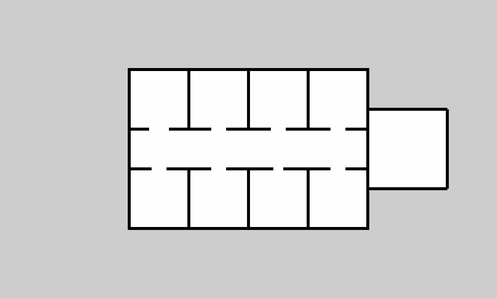
#> input picture gazebo_workspace/src/social_nav_env/maps/proxy_map.pgm, 497 x 298 px, shrunk from 1000 x 600 before the run
$ python plot_scenario_trajectories.py
#> lines starting #> are read from the running program, lines starting #| are printed output that depends on the picture
#!/usr/bin/env python3
import json
import math
import os
import numpy as np
import matplotlib
matplotlib.use('Agg')
import matplotlib.pyplot as plt
from matplotlib.collections import LineCollection
from PIL import Image

def load_map(map_pgm_path):
    if os.path.exists(map_pgm_path):
        im = Image.open(map_pgm_path)
        arr = np.array(im)
        arr = np.flipud(arr)
        return arr
    return None

def color_path(ax, points, times, cmap_name, label_prefix, lw=3.0):
    if len(points) < 2:
        return None
    pts = np.array(points)
    segments = np.concatenate([pts[:-1, np.newaxis, :], pts[1:, np.newaxis, :]], axis=1)
    norm = plt.Normalize(min(times), max(times))
    lc = LineCollection(segments, cmap=cmap_name, norm=norm, linewidth=lw, zorder=5)
    lc.set_array(np.array(times[:-1]))
    line = ax.add_collection(lc)
    return line

def plot_trajectory_scenario(scen_name, traj_file, map_pgm_path, out_png, title):
    with open(traj_file) as f:
        data = json.load(f)

    samples = data.get("samples", [])
    if not samples:
        print(f"Error: no samples in {traj_file}")
        return

    t0 = samples[0]["t"]
    r_pts = []
    r_times = []
    h_pts = []
    h_times = []

    for s in samples:
        t_rel = s["t"] - t0
        r_pts.append(s["robot_pos"])
        r_times.append(t_rel)

        h_info = s["human_states"].get("agent1", {})
        hx, hy = h_info.get("pos", (None, None))
        if hx is not None:
            h_pts.append((hx, hy))
            h_times.append(t_rel)

    map_arr = load_map(map_pgm_path)
    map_extent = [-25.0, 25.0, -15.0, 15.0]

    if scen_name == "corridor":
        fig, ax = plt.subplots(figsize=(15, 6), dpi=150)
        ax.set_xlim([-11.5, 11.5])
        ax.set_ylim([-3.5, 3.5])
    else: # doorway
        fig, ax = plt.subplots(figsize=(9, 10), dpi=150)
        ax.set_xlim([-0.8, 6.8])
        ax.set_ylim([-6.5, 3.0])

    if map_arr is not None:
        ax.imshow(map_arr, cmap='bone', extent=map_extent, origin='lower', alpha=0.85)
    else:
        ax.set_facecolor('#222222')

    # Draw Doors
    doors = [
        {"name": "top_1", "w": 2.0, "x": -9.0, "y": 2.0},
        {"name": "bot_1", "w": 1.5, "x": -9.0, "y": -2.0},
        {"name": "top_2", "w": 1.5, "x": -3.0, "y": 2.0},
        {"name": "bot_2", "w": 1.5, "x": -3.0, "y": -2.0},
        {"name": "top_3", "w": 1.5, "x": 3.0, "y": 2.0},
        {"name": "bot_3", "w": 1.0, "x": 3.0, "y": -2.0},
        {"name": "top_4", "w": 1.5, "x": 9.0, "y": 2.0},
        {"name": "bot_4", "w": 1.5, "x": 9.0, "y": -2.0},
    ]
    for d in doors:
        if ax.get_xlim()[0] <= d["x"] <= ax.get_xlim()[1] and ax.get_ylim()[0] <= d["y"] <= ax.get_ylim()[1]:
            ax.plot([d["x"] - d["w"]/2, d["x"] + d["w"]/2], [d["y"], d["y"]], color='#f39c12', linewidth=3, linestyle='--')
            ax.text(d["x"], d["y"] + (0.35 if d["y"] > 0 else -0.45),
                    f"{d['name']} ({d['w']:.1f}m)",
                    color='#f39c12', fontsize=9, fontweight='bold', ha='center', va='center',
                    bbox=dict(boxstyle='round,pad=0.2', facecolor='black', alpha=0.75, edgecolor='#f39c12'))

    # Color paths by time
    # Robot: 'winter' (cyan to blue/green)
    # Human: 'autumn' (red to yellow) or 'copper'
    lc_r = color_path(ax, r_pts, r_times, 'winter', 'Robot', lw=3.0)
    lc_h = color_path(ax, h_pts, h_times, 'autumn', 'Human', lw=3.0)

    # Start / End Markers
    ax.scatter([r_pts[0][0]], [r_pts[0][1]], color='#00ffcc', s=160, marker='o', edgecolor='black', linewidth=1.5, zorder=7, label='Robot Start')
    ax.scatter([r_pts[-1][0]], [r_pts[-1][1]], color='#0066ff', s=180, marker='X', edgecolor='white', linewidth=1.5, zorder=7, label='Robot End')

    if h_pts:
        ax.scatter([h_pts[0][0]], [h_pts[0][1]], color='#ff3300', s=160, marker='o', edgecolor='white', linewidth=1.5, zorder=7, label='Human Start')
        ax.scatter([h_pts[-1][0]], [h_pts[-1][1]], color='#ffcc00', s=180, marker='X', edgecolor='black', linewidth=1.5, zorder=7, label='Human End')

    ax.set_aspect('equal')
    ax.set_title(title, fontsize=12, fontweight='bold', pad=12)
    ax.set_xlabel("X (meters)", fontsize=10)
    ax.set_ylabel("Y (meters)", fontsize=10)
    ax.grid(color='#555555', linestyle=':', linewidth=0.5, alpha=0.5)

    # Colorbars
    if lc_r is not None and lc_h is not None:
        cbar_r = fig.colorbar(lc_r, ax=ax, orientation='horizontal', fraction=0.04, pad=0.12, aspect=35)
        cbar_r.set_label('Robot Trajectory Time (seconds)', fontsize=9)
        cbar_h = fig.colorbar(lc_h, ax=ax, orientation='horizontal', fraction=0.04, pad=0.10, aspect=35)
        cbar_h.set_label('Human Trajectory Time (seconds)', fontsize=9)

    ax.legend(loc='upper right', frameon=True, facecolor='#2c3e50', edgecolor='white', fontsize=8.5)

    plt.tight_layout()
    plt.savefig(out_png, dpi=180, bbox_inches='tight')
    plt.close(fig)
    print(f"Trajectory plot saved to: {out_png}")

def main():
    base_dir = os.path.dirname(os.path.abspath(__file__))
    map_p = os.path.join(base_dir, 'src/social_nav_env/maps/proxy_map.pgm')
    res_dir = os.path.join(base_dir, 'evaluation_results')

    # 1. Corridor
    traj_corr = os.path.join(res_dir, 'trajectory_corridor_robot_present_corridor_j00.json')
    out_corr = os.path.join(res_dir, 'trajectory_plot_corridor.png')
    plot_trajectory_scenario('corridor', traj_corr, map_p, out_corr,
                             "Corridor Scenario Trajectory (Episode: corridor_j00, Jitter=0.0s)\nRobot and Human Paths with Time Progression")
#> (reads gazebo_workspace/evaluation_results/trajectory_corridor_robot_present_corridor_j00.json from the repository)
#> in load_map, im is the input picture: PIL image 497x298 L; min 0, max 255, mean 211.3
#> in plot_trajectory_scenario, `plt.savefig(out_png, dpi=180, bbox_inches='tight')`:
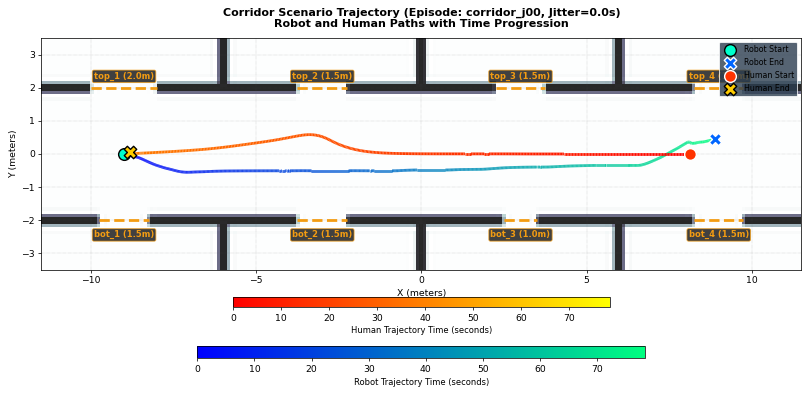
#> figure drawn by matplotlib, 3 panels

    # 2. Doorway
    traj_door = os.path.join(res_dir, 'trajectory_doorway_robot_present_doorway_j15.json')
    out_door = os.path.join(res_dir, 'trajectory_plot_doorway.png')
    plot_trajectory_scenario('doorway', traj_door, map_p, out_door,
                             "Doorway Scenario Trajectory (Episode: doorway_j15, Jitter=1.5s)\nRobot Yields Outside Doorway bot_3 (1.0m) to Avoid Conflict")
#> call 2 of plot_trajectory_scenario, with scen_name = 'doorway'
#> (reads gazebo_workspace/evaluation_results/trajectory_doorway_robot_present_doorway_j15.json from the repository)
#> in plot_trajectory_scenario (call 2), `plt.savefig(out_png, dpi=180, bbox_inches='tight')`:
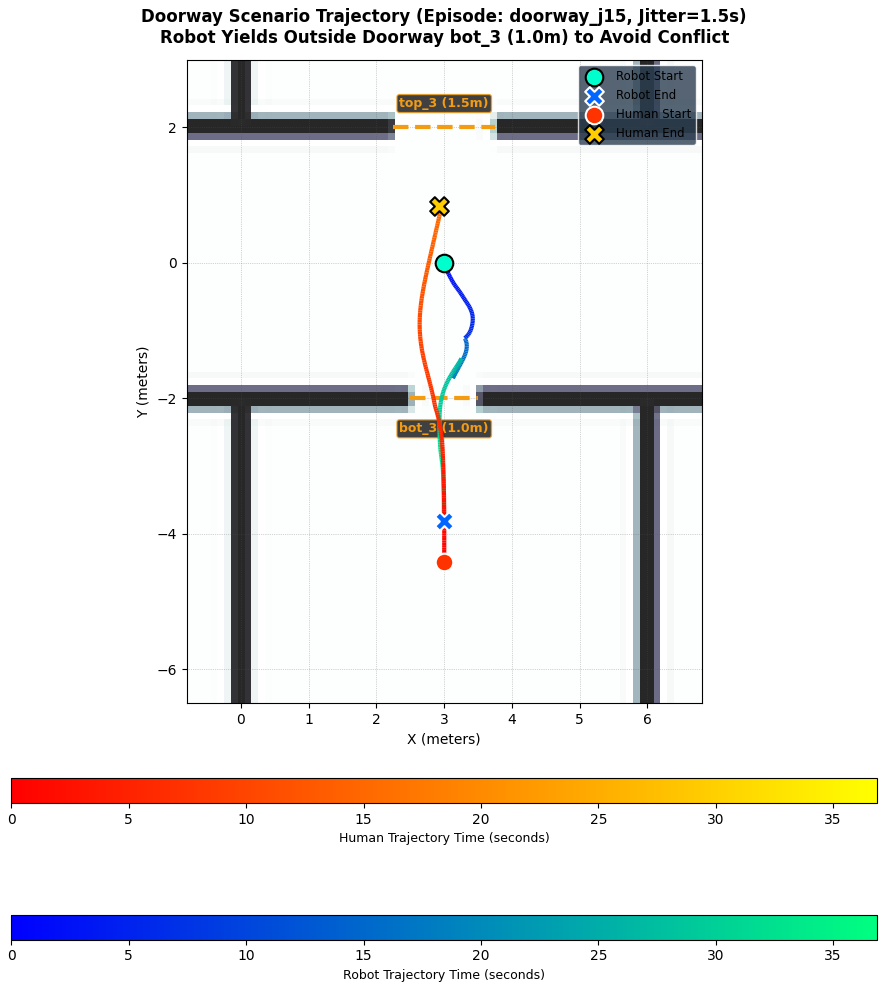
#> figure drawn by matplotlib, 3 panels

if __name__ == '__main__':
    main()
